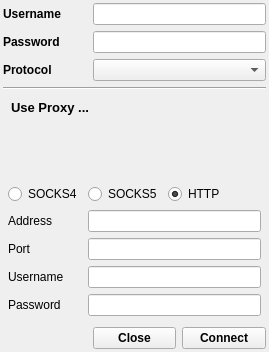
<?xml version="1.0" encoding="UTF-8"?>
<ui version="4.0">
 <class>connection_widget</class>
 <widget class="QWidget" name="connection_widget">
  <property name="geometry">
   <rect>
    <x>0</x>
    <y>0</y>
    <width>269</width>
    <height>352</height>
   </rect>
  </property>
  <property name="windowTitle">
   <string>Form</string>
  </property>
  <layout class="QGridLayout" name="gridLayout">
   <property name="margin">
    <number>3</number>
   </property>
   <item row="0" column="0">
    <widget class="QLabel" name="_userlabel">
     <property name="sizePolicy">
      <sizepolicy hsizetype="Preferred" vsizetype="Fixed">
       <horstretch>0</horstretch>
       <verstretch>0</verstretch>
      </sizepolicy>
     </property>
     <property name="font">
      <font>
       <weight>75</weight>
       <bold>true</bold>
      </font>
     </property>
     <property name="text">
      <string>Username</string>
     </property>
     <property name="buddy">
      <cstring>w_username</cstring>
     </property>
    </widget>
   </item>
   <item row="0" column="1" colspan="2">
    <widget class="QLineEdit" name="w_username">
     <property name="sizePolicy">
      <sizepolicy hsizetype="Expanding" vsizetype="Fixed">
       <horstretch>0</horstretch>
       <verstretch>0</verstretch>
      </sizepolicy>
     </property>
     <property name="text">
      <string/>
     </property>
    </widget>
   </item>
   <item row="1" column="0">
    <widget class="QLabel" name="_passwordlabel">
     <property name="sizePolicy">
      <sizepolicy hsizetype="Preferred" vsizetype="Fixed">
       <horstretch>0</horstretch>
       <verstretch>0</verstretch>
      </sizepolicy>
     </property>
     <property name="font">
      <font>
       <weight>75</weight>
       <bold>true</bold>
      </font>
     </property>
     <property name="text">
      <string>Password</string>
     </property>
     <property name="buddy">
      <cstring>w_password</cstring>
     </property>
    </widget>
   </item>
   <item row="1" column="1" colspan="2">
    <widget class="QLineEdit" name="w_password">
     <property name="sizePolicy">
      <sizepolicy hsizetype="Expanding" vsizetype="Fixed">
       <horstretch>0</horstretch>
       <verstretch>0</verstretch>
      </sizepolicy>
     </property>
     <property name="inputMask">
      <string/>
     </property>
     <property name="text">
      <string/>
     </property>
     <property name="echoMode">
      <enum>QLineEdit::Password</enum>
     </property>
    </widget>
   </item>
   <item row="2" column="0">
    <widget class="QLabel" name="_protolabel">
     <property name="sizePolicy">
      <sizepolicy hsizetype="Preferred" vsizetype="Fixed">
       <horstretch>0</horstretch>
       <verstretch>0</verstretch>
      </sizepolicy>
     </property>
     <property name="font">
      <font>
       <weight>75</weight>
       <bold>true</bold>
      </font>
     </property>
     <property name="text">
      <string>Protocol</string>
     </property>
     <property name="buddy">
      <cstring>w_improto</cstring>
     </property>
    </widget>
   </item>
   <item row="2" column="1" colspan="2">
    <widget class="QComboBox" name="w_improto">
     <property name="sizePolicy">
      <sizepolicy hsizetype="Preferred" vsizetype="Fixed">
       <horstretch>0</horstretch>
       <verstretch>0</verstretch>
      </sizepolicy>
     </property>
    </widget>
   </item>
   <item row="4" column="0" colspan="2">
    <widget class="QToolButton" name="show_proxy_prefs">
     <property name="font">
      <font>
       <pointsize>10</pointsize>
       <weight>75</weight>
       <bold>true</bold>
      </font>
     </property>
     <property name="text">
      <string>Use Proxy ...</string>
     </property>
     <property name="icon">
      <iconset resource="../../../yobot/py/gui/resources.qrc">
       <normaloff>:/icons/icons/stock_proxy.svg</normaloff>:/icons/icons/stock_proxy.svg</iconset>
     </property>
     <property name="iconSize">
      <size>
       <width>16</width>
       <height>16</height>
      </size>
     </property>
     <property name="checkable">
      <bool>true</bool>
     </property>
     <property name="toolButtonStyle">
      <enum>Qt::ToolButtonTextBesideIcon</enum>
     </property>
     <property name="autoRaise">
      <bool>true</bool>
     </property>
    </widget>
   </item>
   <item row="7" column="2">
    <widget class="QPushButton" name="w_connect">
     <property name="sizePolicy">
      <sizepolicy hsizetype="Minimum" vsizetype="Fixed">
       <horstretch>0</horstretch>
       <verstretch>0</verstretch>
      </sizepolicy>
     </property>
     <property name="font">
      <font>
       <weight>75</weight>
       <bold>true</bold>
      </font>
     </property>
     <property name="text">
      <string>Connect</string>
     </property>
     <property name="icon">
      <iconset resource="../../../yobot/py/gui/resources.qrc">
       <normaloff>:/icons/icons/network-connect.png</normaloff>:/icons/icons/network-connect.png</iconset>
     </property>
    </widget>
   </item>
   <item row="7" column="1">
    <widget class="QPushButton" name="conn_close">
     <property name="font">
      <font>
       <weight>75</weight>
       <bold>true</bold>
      </font>
     </property>
     <property name="text">
      <string>Close</string>
     </property>
     <property name="icon">
      <iconset resource="../../../yobot/py/gui/resources.qrc">
       <normaloff>:/icons/icons/dialog-close.png</normaloff>:/icons/icons/dialog-close.png</iconset>
     </property>
    </widget>
   </item>
   <item row="6" column="0" colspan="3">
    <widget class="QFrame" name="proxy_params">
     <property name="enabled">
      <bool>true</bool>
     </property>
     <property name="sizePolicy">
      <sizepolicy hsizetype="Preferred" vsizetype="Maximum">
       <horstretch>0</horstretch>
       <verstretch>0</verstretch>
      </sizepolicy>
     </property>
     <property name="frameShape">
      <enum>QFrame::NoFrame</enum>
     </property>
     <property name="frameShadow">
      <enum>QFrame::Raised</enum>
     </property>
     <property name="lineWidth">
      <number>1</number>
     </property>
     <layout class="QGridLayout" name="gridLayout_4">
      <property name="sizeConstraint">
       <enum>QLayout::SetMaximumSize</enum>
      </property>
      <property name="margin">
       <number>5</number>
      </property>
      <item row="1" column="0">
       <widget class="QRadioButton" name="proxy_type_socks4">
        <property name="font">
         <font>
          <weight>50</weight>
          <italic>false</italic>
          <bold>false</bold>
         </font>
        </property>
        <property name="text">
         <string>SOCKS4</string>
        </property>
       </widget>
      </item>
      <item row="1" column="3">
       <widget class="QRadioButton" name="proxy_type_http">
        <property name="font">
         <font>
          <weight>50</weight>
          <italic>false</italic>
          <bold>false</bold>
         </font>
        </property>
        <property name="text">
         <string>HTTP</string>
        </property>
        <property name="checked">
         <bool>true</bool>
        </property>
       </widget>
      </item>
      <item row="4" column="2" colspan="3">
       <widget class="QLineEdit" name="proxy_port"/>
      </item>
      <item row="8" column="2" colspan="3">
       <widget class="QLineEdit" name="proxy_password">
        <property name="echoMode">
         <enum>QLineEdit::Password</enum>
        </property>
       </widget>
      </item>
      <item row="8" column="0">
       <widget class="QLabel" name="label_2">
        <property name="font">
         <font>
          <weight>50</weight>
          <bold>false</bold>
         </font>
        </property>
        <property name="text">
         <string>Password</string>
        </property>
        <property name="buddy">
         <cstring>proxy_password</cstring>
        </property>
       </widget>
      </item>
      <item row="4" column="0">
       <widget class="QLabel" name="label_3">
        <property name="font">
         <font>
          <weight>50</weight>
          <bold>false</bold>
         </font>
        </property>
        <property name="text">
         <string>Port</string>
        </property>
        <property name="buddy">
         <cstring>proxy_port</cstring>
        </property>
       </widget>
      </item>
      <item row="3" column="2" colspan="3">
       <widget class="QLineEdit" name="proxy_host"/>
      </item>
      <item row="7" column="0">
       <widget class="QLabel" name="label">
        <property name="font">
         <font>
          <weight>50</weight>
          <bold>false</bold>
         </font>
        </property>
        <property name="text">
         <string>Username</string>
        </property>
        <property name="buddy">
         <cstring>proxy_username</cstring>
        </property>
       </widget>
      </item>
      <item row="1" column="2">
       <widget class="QRadioButton" name="proxy_type_socks5">
        <property name="font">
         <font>
          <weight>50</weight>
          <italic>false</italic>
          <bold>false</bold>
         </font>
        </property>
        <property name="text">
         <string>SOCKS5</string>
        </property>
        <property name="checked">
         <bool>false</bool>
        </property>
       </widget>
      </item>
      <item row="3" column="0">
       <widget class="QLabel" name="label_4">
        <property name="font">
         <font>
          <weight>50</weight>
          <bold>false</bold>
         </font>
        </property>
        <property name="text">
         <string>Address</string>
        </property>
        <property name="buddy">
         <cstring>proxy_host</cstring>
        </property>
       </widget>
      </item>
      <item row="7" column="2" colspan="3">
       <widget class="QLineEdit" name="proxy_username"/>
      </item>
     </layout>
    </widget>
   </item>
   <item row="3" column="0" colspan="3">
    <widget class="Line" name="line">
     <property name="orientation">
      <enum>Qt::Horizontal</enum>
     </property>
    </widget>
   </item>
   <item row="5" column="0">
    <spacer name="verticalSpacer">
     <property name="orientation">
      <enum>Qt::Vertical</enum>
     </property>
     <property name="sizeHint" stdset="0">
      <size>
       <width>0</width>
       <height>0</height>
      </size>
     </property>
    </spacer>
   </item>
  </layout>
 </widget>
 <tabstops>
  <tabstop>w_username</tabstop>
  <tabstop>w_password</tabstop>
  <tabstop>w_improto</tabstop>
  <tabstop>show_proxy_prefs</tabstop>
  <tabstop>proxy_type_socks4</tabstop>
  <tabstop>proxy_type_socks5</tabstop>
  <tabstop>proxy_type_http</tabstop>
  <tabstop>proxy_host</tabstop>
  <tabstop>proxy_port</tabstop>
  <tabstop>proxy_username</tabstop>
  <tabstop>proxy_password</tabstop>
 </tabstops>
 <resources>
  <include location="../../../yobot/py/gui/resources.qrc"/>
 </resources>
 <connections>
  <connection>
   <sender>conn_close</sender>
   <signal>clicked()</signal>
   <receiver>connection_widget</receiver>
   <slot>hide()</slot>
   <hints>
    <hint type="sourcelabel">
     <x>121</x>
     <y>324</y>
    </hint>
    <hint type="destinationlabel">
     <x>134</x>
     <y>171</y>
    </hint>
   </hints>
  </connection>
 </connections>
</ui>
